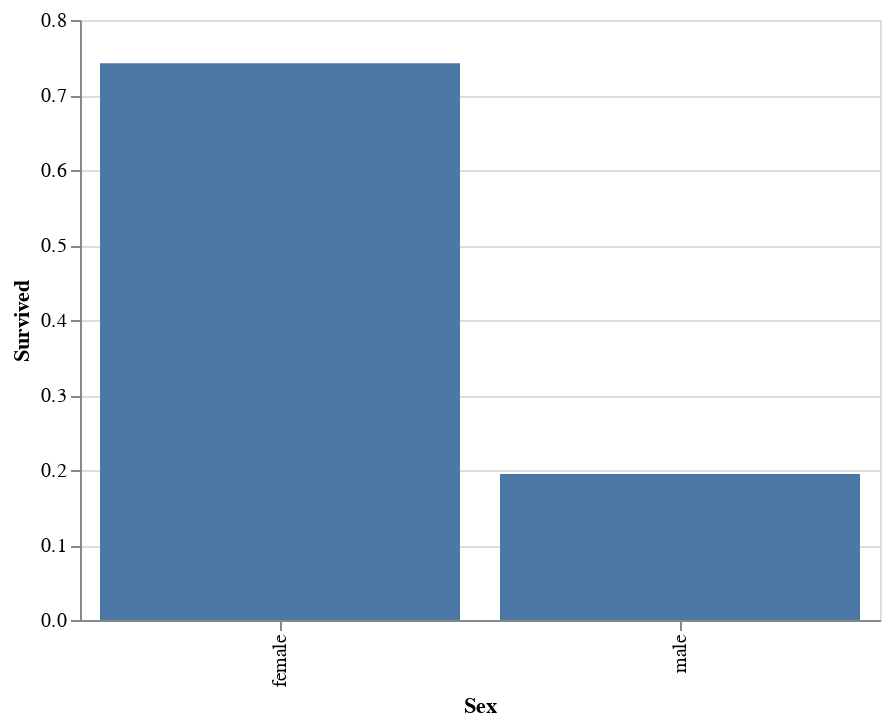

The code cell stored with this chart in its notebook:
### Markdown cell above
We can see that of those who survived, 68% are females.

### Code cell
raw_agg = raw_train.groupby(['Sex']).agg({'Survived':'mean'}).reset_index()

alt.Chart(raw_agg).mark_bar().encode(
    x='Sex:N',
    y='Survived:Q',
    tooltip=['Survived','Sex']
)

### Figure 1 — Vega-Lite specification as saved in the notebook (floating-point values rounded to 4 significant figures)
{"$schema": "https://vega.github.io/schema/vega-lite/v3.4.0.json", "config": {"mark": {"tooltip": null}, "view": {"height": 300, "width": 400}}, "data": {"name": "data-51d43644ec01b2589ac8d7b63770a2cf"}, "datasets": {"data-51d43644ec01b2589ac8d7b63770a2cf": [{"Sex": "female", "Survived": 0.7422}, {"Sex": "male", "Survived": 0.1947}]}, "encoding": {"tooltip": [{"field": "Survived", "type": "quantitative"}, {"field": "Sex", "type": "nominal"}], "x": {"field": "Sex", "type": "nominal"}, "y": {"field": "Survived", "type": "quantitative"}}, "mark": "bar"}
